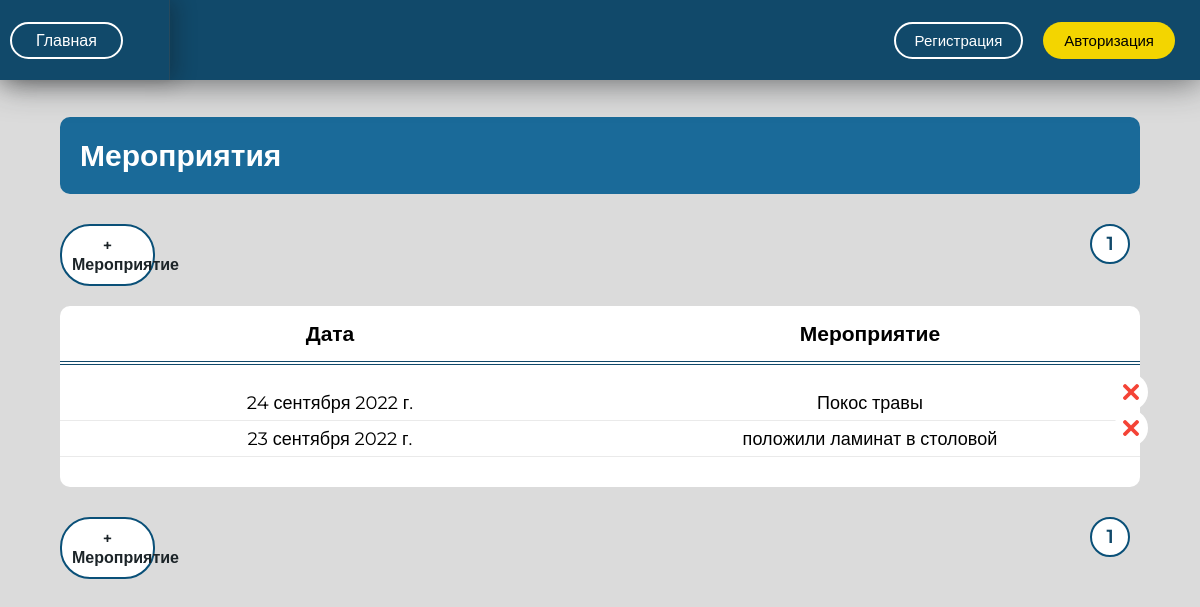
Screenshot of /events/ with the database file from the repository.
### otchet/models.py (models this page shows)
class Events(models.Model):
    date = models.DateField(auto_now=True, verbose_name='Дата')
    event = models.CharField(max_length=200, verbose_name='Мероприятие')
    class Meta:
        db_table = "events"
        verbose_name = "Мероприятие"
        verbose_name_plural = "Мероприятия"
        ordering = ['-date']

### otchet/views.py (the view)
# urls.py: path('events/', views.events, name='events'),
def events(request):
    data = data_d(request)
    events = Events.objects.all()
    paginator = Paginator(events, 20)
    page_number = request.GET.get('page')
    page_obj = paginator.get_page(page_number)
    data['page_obj'] = page_obj
    if request.method == 'POST' and request.POST['name_form'] == 'AddEventsForms':
        form5 = AddEventsForms(data=request.POST)
        data['form5'] = form5
        if form5.is_valid():
            form5.save()
            return render(request, 'otchet/done.html', context=data)
    return render(request, 'otchet/events.html', context=data)

### otchet/funk_otchet.py (called while the page is built, shortened)
def data_d(request):
    data = {}
    data['form'] = AddPepForm()
    data['form1'] = AddPaymentsForm()
    data['form2'] = AddSpendingAdminForm()
    data['form3'] = AddSpendingHostelForms()
    data['form4'] = AddSpendingBossForms()
    data['form5'] = AddEventsForms()
    data['form6'] = AddRefundsForms()
    data['form7'] = DepartmentForm()
    return data

### otchet/templates/otchet/events.html (shortened to what this page needs)
{% extends 'otchet/base.html' %}
{% load static %}
{% block content %}
    <div class="payments2">
        <h1>Мероприятия</h1>
        <div class="pagin">
            <div class="but5">
                <div class="append_but" class="append_event" onclick="add_event()">+ Мероприятие</div>
            </div>
            <nav class="num_page">
                <ul>
                    {% for p in page_obj.paginator.page_range%}
                        <li>
                            <a href="?page={{ p }}">{{ p }}</a>
                        </li>
                    {% endfor %}
                </ul>
            </nav>
        </div>
        <div class="payments">
                <ul class="stolb_payments">
                    <li>
                        <h5>Дата</h5>
                    </li>
                    <li>
                        <h5>Мероприятие</h5>
                    </li>
                </ul>
                {% for event in page_obj %}
                    <div class="pay">
                        <div class="date_1 text_1">
                            {{ event.date }}
                        </div>
                        <div class="user_1 text_1">
                            {{ event.event }}
                            <a href="{% url 'update_events' event.id %}" style="right: -50px;">
                            </a>
                            <a href="{% url 'delete_events' event.id %}" class="delete_knop" style="right: -100px !important;">
                                <img src="{% static 'otchet/images/close.png' %}" alt="">
                            </a>
                        </div>
                    </div>
                {% endfor %}
            </div>
        <div class="pagin">
            <div class="but5">
                <div class="append_but" class="append_event" onclick="add_event()">+ Мероприятие</div>
            </div>
            <nav class="num_page">
                <ul>
                    {% for p in page_obj.paginator.page_range%}
                        <li>
                            <a href="?page={{ p }}">{{ p }}</a>
                        </li>
                    {% endfor %}
                </ul>
            </nav>
        </div>
    </div>
{% endblock %}

### otchet/static/otchet/css/media.css (style rules this page uses)
@media screen and (max-width: 1511px) { .append_but { width:19%; } }
@media screen and (max-width: 1202px) { .append_but { width:22%; } }
@media screen and (max-width: 1202px) { .payments2 { width: 90% !important; } }

### otchet/static/otchet/css/index.css (style rules this page uses)
* { box-sizing: border-box; margin: 0; padding: 0; }
body { height: 100vh; background: #dbdbdb; font-family: 'Montserrat', sans-serif; }
ul { list-style:none; }
.payments { background: #fff; border-radius: 10px; padding-bottom: 30px; margin-top: 20px; }
.stolb_payments { display: flex; justify-content: space-around; padding: 0; margin: 0; border-bottom: 4px double #11496a; margin-bottom: 20px; }
.stolb_payments li { width: 33%; text-align: center; font-size: 18px; padding: 15px; }
.stolb_payments li h5 { font-size: 21px; }
.pay { display: flex; justify-content: space-around; height: 36px; align-items: center; border-bottom: 1px solid #dddddd9c; }
.text_1 { width: 33%; text-align: center; height: 30px; line-height: 30px; position: relative; font-size: 18px; letter-spacing: 0.002em; }
.text_1 a { position: absolute; right: 28px; top: -13px; width: 34px; height: 36px; transition:0.2s; }
.text_1 a img { position: relative; top: 4px; left: 2px; }
.append_but { display:block; text-align:center; padding: 10px; border: 2px solid #0a5078; border-radius: 30px; margin-top: 30px; background: #fff; font-weight: 600; color: #1c2428; transition:0.3s; position:relative; }
.payments2 { width: 70%; margin:auto; margin-top: 117px; }
.payments2 h1 { background: #1a6a99; color: #fff; border-radius: 10px; padding: 20px; font-size: 30px; }
.pagin { display:flex; justify-content: space-between; }
.num_page { position: relative; top: 20px; }
.num_page ul { display: flex; }
.num_page ul li a { width: 40px; display: block; height: 40px; border: 2px solid #0a5078; border-radius: 20px; background: #fff; line-height: 35px; text-align: center; margin: 10px; text-decoration: none; color: #11496a; font-weight: 600; font-size: 19px; }
.but5 { position: relative; width: 40%; display: flex; justify-content: space-between; }
.delete_knop { right: -14px !important; top: -14px !important; background: #fff; border-radius: 50%; display: flex; align-items: center; justify-content: center; }
.delete_knop img { width: 16px; top: 0 !important; left: 0 !important; }

### rows the page displays
Events: date "24 сентября 2022 г.", event "Покос травы"
Events: date "23 сентября 2022 г.", event "положили ламинат в столовой"

### other values shown
{{ p }} "1"
